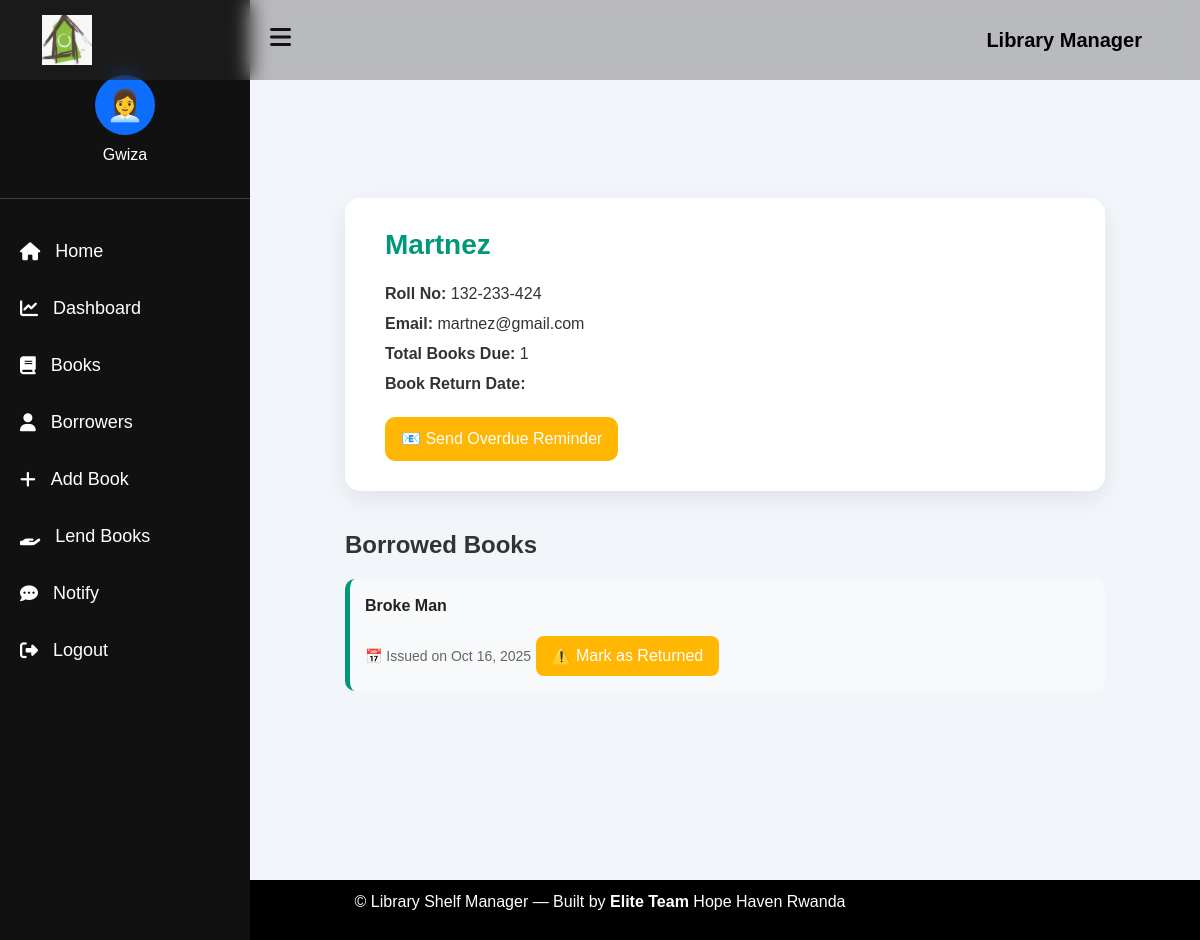
Page /students/5/ (signed in) on the committed database.
### lib_app/models.py (models this page shows, shortened)
class Student(models.Model):
    roll_no = models.CharField(max_length=10, unique=True)
    name = models.CharField(max_length=10)
    branch = models.CharField(max_length=3)
    contact_no = models.CharField(max_length=10)
    total_books_due = models.IntegerField(default=0)
    email = models.EmailField(unique=True)
    pic = models.ImageField(blank=True, upload_to='profile_image')

class Borrower(models.Model):
    student = models.ForeignKey(Student, on_delete=models.CASCADE)
    book = models.ForeignKey(Book, on_delete=models.CASCADE)
    issue_date = models.DateTimeField(null=True, blank=True)
    return_date = models.DateTimeField(null=True, blank=True)
    fine = models.DecimalField(max_digits=6, decimal_places=2, null=True, blank=True)

class Book(models.Model):
    title = models.CharField(max_length=200)
    author = models.CharField(max_length=100)
    summary = models.TextField(max_length=1000)
    isbn = models.CharField(max_length=13)
    genre = models.ManyToManyField(Genre)
    language = models.ForeignKey(Language, on_delete=models.SET_NULL, null=True)
    total_copies = models.IntegerField()
    available_copies = models.IntegerField()
    pdf_file = models.FileField(upload_to='book_pdfs/', blank=True, null=True)
    cover_image = models.ImageField(upload_to='covers/', blank=True, null=True)

### lib_app/views.py (the view)
# urls.py: path('students/<int:pk>/', views.student_detail_view, name='student_detail_view'),
@login_required
def student_detail_view(request, pk):
    student = get_object_or_404(Student, id=pk)
    librarian=request.user.username
    message = f"Hello {student.name},This is the Hope Haven Secondary School Librarian ,Mr {librarian} i inform you that \n\n you have an overdue book. Please return them as soon as possible or you get fined.\n\nThank you."
    books = Borrower.objects.filter(student=student)
    return render(request, 'books/student_detail.html', {'student': student, 'books': books,'message':message})

### lib_app/templates/books/student_detail.html (shortened to what this page needs)
{% extends 'books/base.html' %}
{% block content %}
<div class="student-container">
    <div class="student-card">
        <h3>{{ student.name }}</h3>
        <p><strong>Roll No:</strong> {{ student.roll_no }}</p>
        <p><strong>Email:</strong> {{ student.email }}</p>
        <p><strong>Total Books Due:</strong> {{ student.total_books_due }}</p>
        <p><strong>Book Return Date:</strong> {{ borrower.return_date|date:"M d, Y" }}</p>
        {% if student.total_books_due > 0 %}
        <a href="mailto:{{ student.email }}?subject=Library Book Overdue Reminder&body={{ message|urlencode }}" class="btn-warning">
            📧 Send Overdue Reminder
        </a>
        {% endif %}
    </div>
    <div class="borrowed-section">
        <h4>Borrowed Books</h4>
        {% if books %}
            {% for b in books %}
            <div class="borrowed-book {% if b.is_returned %}returned{% endif %}" id="borrowed_{{ b.id }}">
                <p>{{ b.book.title }}</p>
                <small>📅 Issued on {{ b.issue_date|date:"M d, Y" }}</small>
                 <a href="{% url 'confirm_return' b.id %}" class="btn-warning return-status">
                {% if b.is_returned %}
                    ✅ Returned
                {% else %}
                    ⚠️ Mark as Returned
                {% endif %}
            </a>
            </div>
            {% endfor %}
        {% else %}
        <div class="empty-state">No borrowed books.</div>
        {% endif %}
    </div>
</div>
{% endblock %}

### lib_app/templates/books/base.html (shortened to what this page needs)
{% load static %}
<!DOCTYPE html>
<html lang="en">
<head>
  <link href="https://cdn.jsdelivr.net/npm/bootstrap@5.3.3/dist/css/bootstrap.min.css" rel="stylesheet">
  <link rel="stylesheet" href="https://cdnjs.cloudflare.com/ajax/libs/font-awesome/6.5.0/css/all.min.css">
</head>
<body>
{% if user.is_authenticated and user.is_superuser %}
  <div class="toggle-btn" id="toggle-btn"><i class="fas fa-bars"></i></div>
{% endif %}
<div class="sidebar" id="sidebar">
  {% if user.is_authenticated %}
    <div class="sidebar-user text-center mb-4" id="user-info-btn">
      <div class="user-circle">{% if user.is_superuser %}👩‍💼{% else %}👨{% endif %}</div>
      <p>{{ user.username }}</p>
    </div>
  {% endif %}
  {% if user.is_authenticated and user.is_superuser %}
    <a href="{% url 'welcome' %}"><i class="fas fa-home"></i> Home</a>
    <a href="{% url 'dash' %}"><i class="fas fa-chart-line"></i> Dashboard</a>
    <a href="{% url 'book_list_view' %}"><i class="fas fa-book"></i> Books</a>
    <a href="{% url 'student_list_view' %}"><i class="fas fa-user"></i> Borrowers</a>
    <a href="{% url 'add_new_book' %}"><i class="fas fa-plus"></i> Add Book</a>
    <a href="{% url 'add_student_and_borrow' %}"><i class="fas fa-hand-holding"></i> Lend Books</a>
    <a href="{% url 'add_notice' %}"><i class="fas fa-comment-dots"></i> Notify</a>
    <a href="{% url 'superuser_logout' %}"><i class="fas fa-sign-out-alt"></i> Logout</a>
  {% else %}
    <a href="{% url 'welcome' %}"><i class="fas fa-home"></i> Home</a>
    <a href="{% url 'book_list_view' %}"><i class="fas fa-book"></i> Online Books</a>
    {% if not user.is_superuser %}
      <a href="{% url 'superuser_login' %}"><i class="fas fa-sign-in-alt"></i> Login</a>
    {% endif %}
  {% endif %}
</div>
<nav class="navbar navbar-expand-lg">
  <div class="container">
    <img src="{% static 'images/logo.png' %}" alt="logo" style="height:50px;width:50px">
    {% if user.is_superuser %}
      <a class="navbar-brand fw-bold" href="{% url 'welcome' %}">Library Manager</a>
    {% else %}
      <a class="navbar-brand fw-bold" href="{% url 'welcome' %}">
        <b style="color:green;">HHR</b> Online Books
      </a>
    {% endif %}
  </div>
</nav>
<div class="main-content" id="main">
  <div class="container mt-5">
    {% block content %}{% endblock %}
  </div>
</div>
<footer>
  <p>&copy; {{ now|date:"Y" }}
    {% if user.is_superuser %}Library Shelf Manager{% else %}HHR Online Books{% endif %}
    — Built by <strong>Elite Team</strong> Hope Haven Rwanda
  </p>
</footer>
</body>
</html>

### lib_app/templates/books/base.html (style rules this page uses)
body { background: #fff; font-family: 'Segoe UI', Tahoma, Geneva, Verdana, sans-serif; overflow-x: hidden; }
nav.navbar { background: rgba(54, 52, 52, 0.3); backdrop-filter: blur(10px); height: 80px; display: flex; justify-content: center; z-index: 1050; }
nav a.navbar-brand { color: #000; font-weight: 500; }
.sidebar { position: fixed; left: 0; top: 0; width: 250px; height: 100%; background: #111; color: #fff; padding-top: 60px; transition: left 0.3s ease; z-index: 1000; }
.sidebar a { display: flex; align-items: center; padding: 15px 20px; color: #fff; text-decoration: none; font-size: 18px; transition: 0.2s; }
.sidebar a i { margin-right: 15px; }
.sidebar-user { padding: 15px 0; border-bottom: 1px solid rgba(255, 255, 255, 0.2); cursor: pointer; }
.user-circle { width: 60px; height: 60px; background: #0d6efd; color: #fff; border-radius: 50%; font-size: 30px; display: flex; align-items: center; justify-content: center; margin: 0 auto; }
.sidebar-user p { font-size: 16px; color: #fff; margin-top: 8px; font-weight: 500; }
.main-content { margin-left: 250px; transition: margin-left 0.3s ease; min-height: 100vh; display: flex; flex-direction: column; padding-top: 20px; }
.toggle-btn { position: fixed; top: 20px; left: 270px; font-size: 24px; cursor: pointer; color: #111; z-index: 1100; }
footer { background: #000; color: #fff; text-align: center; padding: 10px 0; }

### lib_app/templates/books/student_detail.html (style rules this page uses)
body { font-family: "Poppins", sans-serif; background-color: #f2f5f9; margin: 0; padding: 0; }
.student-container { max-width: 800px; margin: 50px auto; padding: 0 20px; animation: fadeInUp 0.6s ease; }
.student-card { background: #fff; border-radius: 15px; padding: 30px 40px; box-shadow: 0 8px 24px rgba(0, 0, 0, 0.08); margin-bottom: 40px; transition: box-shadow 0.3s ease-in-out; }
.student-card h3 { color: #009879; margin-bottom: 20px; font-weight: 600; }
.student-card p { margin: 6px 0; color: #333; font-size: 1rem; }
.btn-warning { display: inline-block; background-color: #ffb703; color: #fff; border: none; border-radius: 10px; padding: 10px 16px; margin-top: 15px; font-weight: 500; cursor: pointer; text-decoration: none; transition: all 0.3s ease; }
.borrowed-section h4 { font-weight: 600; color: #333; margin-bottom: 20px; }
.borrowed-book { background: #f8f9fa; border-left: 5px solid #009879; padding: 15px; border-radius: 10px; margin-bottom: 15px; transition: all 0.3s ease-in-out; animation: fadeInUp 0.4s ease both; }
.borrowed-book p { margin: 0 0 8px 0; font-weight: 600; color: #222; }
.borrowed-book small { color: #666; }
.return-status { margin-top: 10px; }
.return-status { display: inline-block; margin-top: 10px; background-color: #ffb703; color: white; padding: 8px 16px; border-radius: 8px; text-decoration: none; font-weight: 500; transition: all 0.3s ease; }

### rows in the picture
Student: name "Martnez", roll_no "132-233-424", email "martnez@gmail.com", total_books_due "1"
Borrower: book "Broke Man", issue_date "Oct 16, 2025"

### other values in the picture
{{ user.username }} "Gwiza"
